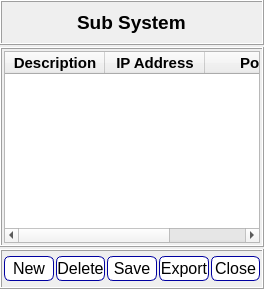
             <widget class="QWidget" name="page_2">
              <layout class="QVBoxLayout" name="verticalLayout_9">
               <property name="spacing">
                <number>2</number>
               </property>
               <property name="leftMargin">
                <number>0</number>
               </property>
               <property name="topMargin">
                <number>0</number>
               </property>
               <property name="rightMargin">
                <number>0</number>
               </property>
               <property name="bottomMargin">
                <number>0</number>
               </property>
               <item>
                <widget class="QFrame" name="frame_8">
                 <property name="minimumSize">
                  <size>
                   <width>0</width>
                   <height>40</height>
                  </size>
                 </property>
                 <property name="frameShape">
                  <enum>QFrame::Box</enum>
                 </property>
                 <property name="frameShadow">
                  <enum>QFrame::Raised</enum>
                 </property>
                 <layout class="QVBoxLayout" name="verticalLayout_8">
                  <item alignment="Qt::AlignHCenter">
                   <widget class="QLabel" name="label_2">
                    <property name="font">
                     <font>
                      <family>Arial</family>
                      <pointsize>14</pointsize>
                      <weight>75</weight>
                      <bold>true</bold>
                     </font>
                    </property>
                    <property name="text">
                     <string>Sub System</string>
                    </property>
                   </widget>
                  </item>
                 </layout>
                </widget>
               </item>
               <item>
                <widget class="QFrame" name="frame_7">
                 <property name="sizePolicy">
                  <sizepolicy hsizetype="Preferred" vsizetype="Expanding">
                   <horstretch>0</horstretch>
                   <verstretch>0</verstretch>
                  </sizepolicy>
                 </property>
                 <property name="frameShape">
                  <enum>QFrame::Box</enum>
                 </property>
                 <property name="frameShadow">
                  <enum>QFrame::Raised</enum>
                 </property>
                 <layout class="QVBoxLayout" name="verticalLayout_7">
                  <property name="leftMargin">
                   <number>2</number>
                  </property>
                  <property name="topMargin">
                   <number>2</number>
                  </property>
                  <property name="rightMargin">
                   <number>2</number>
                  </property>
                  <property name="bottomMargin">
                   <number>2</number>
                  </property>
                  <item>
                   <widget class="QTableWidget" name="tableWidget_2">
                    <column>
                     <property name="text">
                      <string>Description</string>
                     </property>
                     <property name="font">
                      <font>
                       <family>Arial</family>
                       <pointsize>11</pointsize>
                       <weight>75</weight>
                       <bold>true</bold>
                      </font>
                     </property>
                    </column>
                    <column>
                     <property name="text">
                      <string>IP Address</string>
                     </property>
                     <property name="font">
                      <font>
                       <family>Arial</family>
                       <pointsize>11</pointsize>
                       <weight>75</weight>
                       <bold>true</bold>
                      </font>
                     </property>
                    </column>
                    <column>
                     <property name="text">
                      <string>Port</string>
                     </property>
                     <property name="font">
                      <font>
                       <family>Arial</family>
                       <pointsize>11</pointsize>
                       <weight>75</weight>
                       <bold>true</bold>
                      </font>
                     </property>
                    </column>
                   </widget>
                  </item>
                 </layout>
                </widget>
               </item>
               <item>
                <widget class="QFrame" name="frame_9">
                 <property name="sizePolicy">
                  <sizepolicy hsizetype="Preferred" vsizetype="Preferred">
                   <horstretch>0</horstretch>
                   <verstretch>0</verstretch>
                  </sizepolicy>
                 </property>
                 <property name="minimumSize">
                  <size>
                   <width>0</width>
                   <height>40</height>
                  </size>
                 </property>
                 <property name="frameShape">
                  <enum>QFrame::Box</enum>
                 </property>
                 <property name="frameShadow">
                  <enum>QFrame::Raised</enum>
                 </property>
                 <layout class="QHBoxLayout" name="horizontalLayout_3">
                  <property name="spacing">
                   <number>2</number>
                  </property>
                  <property name="leftMargin">
                   <number>2</number>
                  </property>
                  <property name="topMargin">
                   <number>2</number>
                  </property>
                  <property name="rightMargin">
                   <number>2</number>
                  </property>
                  <property name="bottomMargin">
                   <number>2</number>
                  </property>
                  <item>
                   <widget class="QPushButton" name="pushButton_22">
                    <property name="minimumSize">
                     <size>
                      <width>0</width>
                      <height>25</height>
                     </size>
                    </property>
                    <property name="font">
                     <font>
                      <family>Arial</family>
                      <pointsize>12</pointsize>
                     </font>
                    </property>
                    <property name="styleSheet">
                     <string notr="true">QPushButton
					{
                       border: 1px solid rgb(0,0,160);	
					 border-radius : 6px;
	background-color: rgb(255, 255, 255);
						
					}
 					 QPushButton:hover{
			
                 	background-color:  rgb(246, 255, 187);
	                                  
}

QPushButton:pressed{
  background-color :rgb(246, 255, 187);
}
</string>
                    </property>
                    <property name="text">
                     <string>New</string>
                    </property>
                   </widget>
                  </item>
                  <item>
                   <widget class="QPushButton" name="pushButton_25">
                    <property name="minimumSize">
                     <size>
                      <width>0</width>
                      <height>25</height>
                     </size>
                    </property>
                    <property name="font">
                     <font>
                      <family>Arial</family>
                      <pointsize>12</pointsize>
                     </font>
                    </property>
                    <property name="styleSheet">
                     <string notr="true">QPushButton
					{
                       border: 1px solid rgb(0,0,160);	
					 border-radius : 6px;
	background-color: rgb(255, 255, 255);
						
					}
 					 QPushButton:hover{
			
                 	background-color:  rgb(246, 255, 187);
	                                  
}

QPushButton:pressed{
  background-color :rgb(246, 255, 187);
}
</string>
                    </property>
                    <property name="text">
                     <string>Delete</string>
                    </property>
                   </widget>
                  </item>
                  <item>
                   <widget class="QPushButton" name="pushButton_26">
                    <property name="minimumSize">
                     <size>
                      <width>0</width>
                      <height>25</height>
                     </size>
                    </property>
                    <property name="font">
                     <font>
                      <family>Arial</family>
                      <pointsize>12</pointsize>
                     </font>
                    </property>
                    <property name="styleSheet">
                     <string notr="true">QPushButton
					{
                       border: 1px solid rgb(0,0,160);	
					 border-radius : 6px;
	background-color: rgb(255, 255, 255);
						
					}
 					 QPushButton:hover{
			
                 	background-color:  rgb(246, 255, 187);
	                                  
}

QPushButton:pressed{
  background-color :rgb(246, 255, 187);
}
</string>
                    </property>
                    <property name="text">
                     <string>Save</string>
                    </property>
                   </widget>
                  </item>
                  <item>
                   <widget class="QPushButton" name="pushButton_27">
                    <property name="minimumSize">
                     <size>
                      <width>0</width>
                      <height>25</height>
                     </size>
                    </property>
                    <property name="font">
                     <font>
                      <family>Arial</family>
                      <pointsize>12</pointsize>
                     </font>
                    </property>
                    <property name="styleSheet">
                     <string notr="true">QPushButton
					{
                       border: 1px solid rgb(0,0,160);	
					 border-radius : 6px;
	background-color: rgb(255, 255, 255);
						
					}
 					 QPushButton:hover{
			
                 	background-color:  rgb(246, 255, 187);
	                                  
}

QPushButton:pressed{
  background-color :rgb(246, 255, 187);
}
</string>
                    </property>
                    <property name="text">
                     <string>Export</string>
                    </property>
                   </widget>
                  </item>
                  <item>
                   <widget class="QPushButton" name="pushButton_28">
                    <property name="minimumSize">
                     <size>
                      <width>0</width>
                      <height>25</height>
                     </size>
                    </property>
                    <property name="font">
                     <font>
                      <family>Arial</family>
                      <pointsize>12</pointsize>
                     </font>
                    </property>
                    <property name="styleSheet">
                     <string notr="true">QPushButton
					{
                       border: 1px solid rgb(0,0,160);	
					 border-radius : 6px;
	background-color: rgb(255, 255, 255);
						
					}
 					 QPushButton:hover{
			
                 	background-color:  rgb(246, 255, 187);
	                                  
}

QPushButton:pressed{
  background-color :rgb(246, 255, 187);
}
</string>
                    </property>
                    <property name="text">
                     <string>Close</string>
                    </property>
                   </widget>
                  </item>
                 </layout>
                </widget>
               </item>
              </layout>
             </widget>
